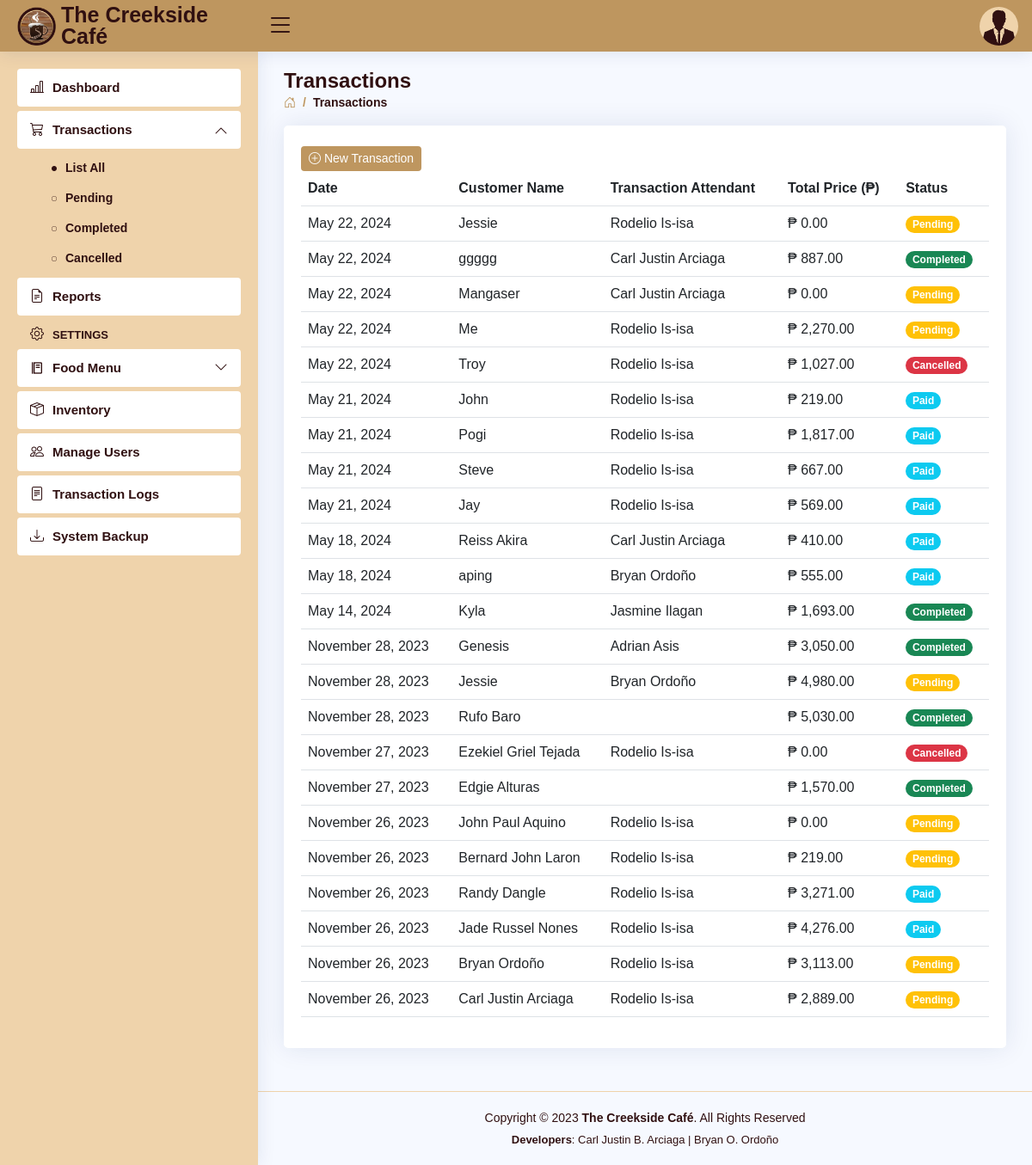
Screenshot of /transactions.php (signed in) with the database file from the repository.
### tables this page shows
CREATE TABLE `users` (
  `user_id` int(11) NOT NULL AUTO_INCREMENT,
  `role` varchar(5) DEFAULT NULL,
  `fname` varchar(30) DEFAULT NULL,
  `mname` varchar(30) DEFAULT NULL,
  `lname` varchar(30) DEFAULT NULL,
  `bdate` date DEFAULT NULL,
  `sex` varchar(6) DEFAULT NULL,
  `province` varchar(15) DEFAULT NULL,
  `municipality` varchar(30) DEFAULT NULL,
  `barangay` varchar(30) DEFAULT NULL,
  `contact_no` varchar(11) DEFAULT NULL,
  `email` varchar(50) DEFAULT NULL,
  `username` varchar(50) DEFAULT NULL,
  `password` varchar(50) DEFAULT NULL,
  PRIMARY KEY (`user_id`)
);

CREATE TABLE `transactions` (
  `trans_id` int(11) NOT NULL AUTO_INCREMENT,
  `date` datetime NOT NULL DEFAULT current_timestamp(),
  `customer` varchar(30) NOT NULL,
  `total_price` decimal(10,2) NOT NULL,
  `user_id` int(11) NOT NULL,
  `status` varchar(11) NOT NULL,
  `delivery_method` varchar(20) DEFAULT NULL,
  `address` varchar(70) DEFAULT NULL,
  `delivery_date` date DEFAULT NULL,
  `date_paid` datetime NOT NULL,
  `date_delivered` datetime NOT NULL,
  `date_cancelled` datetime NOT NULL,
  PRIMARY KEY (`trans_id`)
);

### transactions.php (the view, shortened to what this page needs)
<!DOCTYPE html>
<html lang="en">
<head>
<?php
    include 'includes/links.php';
    include 'includes/header.php';
    include 'includes/sidebarAll.php';
 ?>
</head>
<body>
  <main id="main" class="main">
    <div class="pagetitle">
      <h1>Transactions</h1>
      <nav>
        <ol class="breadcrumb">
          <li class="breadcrumb-item"><a href="dashboard.php"><i class="bi bi-house-door"></i></a></li>
          <li class="breadcrumb-item active">Transactions</li>
        </ol>
      </nav>
    </div>
    <section class="section">
          <div class="card">
            <div class="card-body">
              <br>
              <button class="btn btn2 btn-sm" data-bs-toggle="modal" data-bs-target="#newTransaction"><i class="bi bi-plus-circle"></i> New Transaction</button>
              <table class="table table-hover datatable">
                <thead>
                  <tr>
                    <th scope="col">Date</th>
                    <th scope="col">Customer Name</th>
                    <th scope="col">Transaction Attendant</th>
                    <th scope="col">Total Price (₱)</th>
                    <th scope="col">Status</th>
                  </tr>
                </thead>
                <tbody>
  <?php
    include 'connection.php';
    $query = "SELECT transactions.*, concat(users.fname,' ',users.lname) as attendant FROM `transactions` LEFT JOIN `users` ON
     transactions.user_id = users.user_id ORDER BY date DESC";
    $result = $con->query($query);
    if ($result) {
      while ($row = $result->fetch_assoc()) {
        $customer = $row['customer'];
        $total_price = $row['total_price'];
        $attendant = $row['attendant'];
        $date = $row['date'];
        $status = $row['status'];?>
                  <tr>
                  <td><?php echo date('F j, Y', strtotime($date)); ?></td>
                    <td><?php echo $customer ?></td>
                    <td><?php echo $attendant ?></td>
                    <td>₱ <?php echo number_format($total_price, 2); ?></td>
            <?php if ($status === 'Completed') { ?>
                    <td><font class="badge bg-success rounded-pill"><b><?php echo $status ?></b></font></td>
            <?php
            } elseif ($status === 'Cancelled') { ?>
                    <td><font class="badge bg-danger rounded-pill"><b><?php echo $status ?></b></font></td>
            <?php
            } elseif ($status === 'Pending') { ?>
                    <td><font class="badge bg-warning rounded-pill"><b><?php echo $status ?></b></font></td>
            <?php
            } elseif ($status === 'Paid') { ?>
                    <td><font class="badge bg-info rounded-pill"><b><?php echo $status ?></b></font></td>
            <?php
            } ?>
                  </tr>
    <?php }
  } ?>
                </tbody>
              </table>
            </div>
          </div>
    </section>
  </main>
<?php include 'includes/footer.php'; ?>
</body>
</html>

### includes/header.php (shortened to what this page needs)
<header id="header" class="header fixed-top d-flex align-items-center">
  <div class="d-flex align-items-center justify-content-between">
    <a href="dashboard.php" class="logo d-flex align-items-center">
      <img src="assets/img/creekside.png" alt="">
      <span class="d-none d-lg-block">The Creekside Café</span>
    </a>
    <i class="bi bi-list toggle-sidebar-btn"></i>
  </div>
  <nav class="header-nav ms-auto">
  <?php
      include 'connection.php';
      $username = $_SESSION['username'];
      $query = "SELECT * FROM users WHERE username = '$username'";
      $result = $con->query($query);
      if ($result) {
        while ($row = $result->fetch_assoc()) {
          $sex = $row['sex'];
          ?>
    <ul class="d-flex align-items-center">
      <li class="nav-item dropdown pe-3">
        <a class="nav-link nav-profile d-flex align-items-center pe-0" href="#" data-bs-toggle="dropdown">
          <?php
            if ($sex === 'Male') {
                echo '<img src="assets/img/Male.png" alt="Profile" class="rounded-circle">';
            } elseif ($sex === 'Female') {
                echo '<img src="assets/img/Female.png" alt="Profile" class="rounded-circle">';
            }
          ?>
        </a>
  <?php
        }
      }
  ?>
      </li>
    </ul>
  </nav>
</header>

### assets/css/style.css (style rules this page uses)
:root { scroll-behavior: smooth; }
body { font-family: "Open Sans", sans-serif; background: #f6f9ff; color: #444444; }
a { color: #4154f1; text-decoration: none; }
h1, h2, h3, h4, h5, h6 { font-family: "Nunito", sans-serif; }
#main { margin-top: 60px; padding: 20px 30px; transition: all 0.3s; }
.pagetitle { margin-bottom: 10px; }
.pagetitle h1 { font-size: 24px; margin-bottom: 0; font-weight: 600; color: #301011; }
.card { margin-bottom: 30px; border: none; border-radius: 5px; box-shadow: 0px 0 30px rgba(1, 41, 112, 0.1); }
.card-body { padding: 0 20px 20px 20px; color: #301011; }
.breadcrumb { font-size: 14px; font-family: "Nunito", sans-serif; color: #be965f; font-weight: 600; }
.breadcrumb a { color: #be965f; transition: 0.3s; }
.breadcrumb .breadcrumb-item::before { color: #be965f; }
.breadcrumb .active { color: #301011; font-weight: 600; }
.logo { line-height: 1; }
@media (min-width: 1200px) { .logo { width: 280px; } }
.logo img { max-height: 45px; margin-right: 6px; }
.logo span { font-size: 25px; font-weight: 700; color: #301011; font-family: "Nunito", sans-serif; }
.header { transition: all 0.5s; z-index: 997; height: 60px; box-shadow: 0px 2px 20px rgba(1, 41, 112, 0.1); background-color: #be965f; padding-left: 20px; }
.header .toggle-sidebar-btn { font-size: 32px; padding-left: 10px; cursor: pointer; color: #301011; }
.header-nav ul { list-style: none; }
.header-nav>ul { margin: 0; padding: 0; }
.header-nav .nav-profile { color: #301011; }
.header-nav .nav-profile img { max-height: 45px; }
@media (min-width: 1200px) { #main, #footer { margin-left: 300px; } }
.btn2 { background: #be965f; border: none; color: #fff; padding: 4px 9px; }

### rows the page displays
transactions: date "May 22, 2024", customer "Jessie", attendant "Rodelio Is-isa", total_price "0.00", status "Pending"
transactions: date "May 22, 2024", customer "ggggg", attendant "Carl Justin Arciaga", total_price "887.00", status "Completed"
transactions: date "May 22, 2024", customer "Mangaser", attendant "Carl Justin Arciaga", total_price "0.00", status "Pending"
transactions: date "May 22, 2024", customer "Me", attendant "Rodelio Is-isa", total_price "2,270.00", status "Pending"
transactions: date "May 22, 2024", customer "Troy", attendant "Rodelio Is-isa", total_price "1,027.00", status "Cancelled"
transactions: date "May 21, 2024", customer "John", attendant "Rodelio Is-isa", total_price "219.00", status "Paid"
transactions: date "May 21, 2024", customer "Pogi", attendant "Rodelio Is-isa", total_price "1,817.00", status "Paid"
transactions: date "May 21, 2024", customer "Steve", attendant "Rodelio Is-isa", total_price "667.00", status "Paid"
transactions: date "May 21, 2024", customer "Jay", attendant "Rodelio Is-isa", total_price "569.00", status "Paid"
transactions: date "May 18, 2024", customer "Reiss Akira", attendant "Carl Justin Arciaga", total_price "410.00", status "Paid"
transactions: date "May 18, 2024", customer "aping", attendant "Bryan Ordoño", total_price "555.00", status "Paid"
transactions: date "May 14, 2024", customer "Kyla", attendant "Jasmine Ilagan", total_price "1,693.00", status "Completed"
transactions: date "November 28, 2023", customer "Genesis", attendant "Adrian Asis", total_price "3,050.00", status "Completed"
transactions: date "November 28, 2023", customer "Jessie", attendant "Bryan Ordoño", total_price "4,980.00", status "Pending"
transactions: date "November 28, 2023", customer "Rufo Baro", total_price "5,030.00", status "Completed"
transactions: date "November 27, 2023", customer "Ezekiel Griel Tejada", attendant "Rodelio Is-isa", total_price "0.00", status "Cancelled"
transactions: date "November 27, 2023", customer "Edgie Alturas", total_price "1,570.00", status "Completed"
transactions: date "November 26, 2023", customer "John Paul Aquino", attendant "Rodelio Is-isa", total_price "0.00", status "Pending"
transactions: date "November 26, 2023", customer "Bernard John Laron", attendant "Rodelio Is-isa", total_price "219.00", status "Pending"
transactions: date "November 26, 2023", customer "Randy Dangle", attendant "Rodelio Is-isa", total_price "3,271.00", status "Paid"
transactions: date "November 26, 2023", customer "Jade Russel Nones", attendant "Rodelio Is-isa", total_price "4,276.00", status "Paid"
transactions: date "November 26, 2023", customer "Bryan Ordoño", attendant "Rodelio Is-isa", total_price "3,113.00", status "Pending"
transactions: date "November 26, 2023", customer "Carl Justin Arciaga", attendant "Rodelio Is-isa", total_price "2,889.00", status "Pending"
